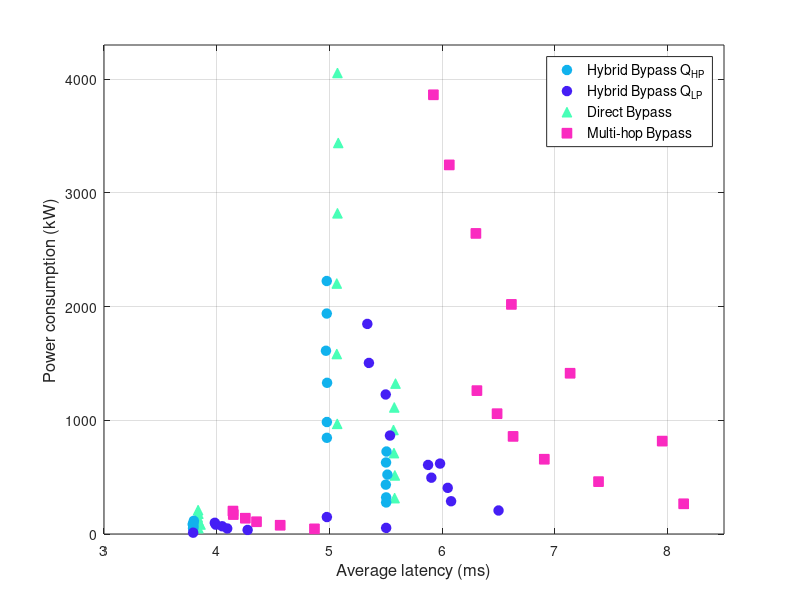

Write MATLAB code to recreate this figure.
clc; clear; close all;

% x Lat - y Pow
DiB_Lat=[3.837;3.856;3.838;3.832;3.837;3.835;5.578;5.58;5.572;5.568;5.575;5.586;5.069;5.065;5.065;5.071;5.078;5.071]
DiB_Pow=[51.706;83.86312;117.11722;146.67577;178.20447;210.15678;315.788;515.36741;711.65047;915.17972;1113.02949;1322.94786;969.218;1583.18955;2202.7231;2820.24753;3439.00779;4054.38372]

MhB_Lat=[4.867;4.563;4.353;4.254;4.147;4.144;8.142;7.387;6.906;6.629;6.487;6.308;7.952;7.135;6.614;6.299;6.063;5.922]
MhB_Pow=[45.16243;76.9513;107.91356;138.71859;170.89831;201.59109;265.74493;460.5583;657.4396;858.29513;1058.03119;1260.81841;816.8046;1413.54701;2019.02223;2643.17958;3245.62689;3862.23991]

%HyB_Pow=[53.13;84.352;115.115;148.924;179.57;210.326;321.718;516.75;710.44;916.373;1112.286;1320.732;984.444;1585.27;2176.596;2819.209;3423.75;4053.111]
%HyBLatMean
%3.791;4.033;3.943;3.918;3.893;3.89;5.503;6.001;5.789;5.782;5.702;5.691;4.977;5.479;5.258;5.234;5.163;5.156

Lat_HyB_Q_HP=[3.791;3.791;3.794;3.787;3.795;3.797;5.503;5.503;5.5;5.514;5.502;5.506;4.977;4.977;4.979;4.969;4.976;4.976]

Lat_HyB_Q_LP=[3.791;4.274;4.093;4.048;3.991;3.983;5.503;6.5;6.079;6.049;5.904;5.875;4.977;5.981;5.537;5.499;5.35;5.336]

Pow_HyB_Q_HP=[46.76;53.2;71.01026;85.19786;101.9371;116.44445;277.218;321.938;434.02278;522.21053;628.80483;725.32941;845.794;984.774;1329.45441;1611.34456;1938.6532;2224.67105]

Pow_HyB_Q_LP=[11.64;35.76454;48.69721;68.32555;82.32416;98.52342;53.74;206.71006;288.22994;405.71663;495.226;607.38414;149.22;619.27557;865.74999;1226.8597;1504.25075;1847.3209]

figure('Name', 'Pareto Plot Replication', 'Color', 'w');
hold on;
grid on;
box on;

%https://color.adobe.com/create/color-accessibility
%No conflicts found. Swatches are color blind safe for Deuteranopia, Protanopia, Tritanopia

DiB = plot(DiB_Lat, DiB_Pow, '^',...
           'Color', '#48FFB7', ...
           'MarkerFaceColor', '#48FFB7', ...
           'MarkerSize', 7);
MhB = plot(MhB_Lat, MhB_Pow, 's',...
           'Color', '#FA2AC0', ...
           'MarkerFaceColor', '#FA2AC0', ...
           'MarkerSize', 7);
HyB_QHP = plot(Lat_HyB_Q_HP, Pow_HyB_Q_HP, 'o', ...
    'Color', '#11B2ED', ...
    'MarkerFaceColor', '#11B2ED', ...
    'MarkerSize', 7);
HyB_QLP = plot(Lat_HyB_Q_LP, Pow_HyB_Q_LP, 'o', ...
    'Color', '#451EF5', ...
    'MarkerFaceColor', '#451EF5', ...
    'MarkerSize', 7);

xlim([3 8.5]);
ylim([0 4300]);

xlabel('Average latency (ms)', 'FontSize', 12);
ylabel('Power consumption (kW)', 'FontSize', 12);
%title('Pareto: Lat vs Pow, unlim λ, load 20-120G, wavcap 40G, splt 50-50', 'FontSize', 14, 'FontWeight', 'bold');

%xlim([2.6, 4.6]);
%ylim([3.05, 4.15]);

lg=legend([HyB_QHP, HyB_QLP, DiB, MhB], ...
       {'Hybrid Bypass Q_{HP}','Hybrid Bypass Q_{LP}', 'Direct Bypass', 'Multi-hop Bypass'}, ...
       'Location', 'northeast');

hold off;
set(lg, 'FontSize', 10);
%set(1, 'position', [200, 200, 1000, 750]);
drawnow;
print('U:\My Drive\DELISTAVROU_KONSTANTINOS\2025-07 Journal\_rev2\Pareto\Fig17Pareto.png', '-dpng', '-r300'); % 300 DPI
